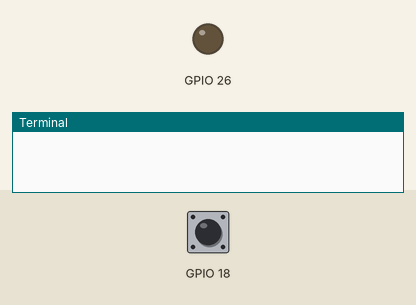
Recording of a program running on a simulated Raspberry Pi (BCM pin numbers). On the bench: output pins drawn as LEDs (lit = HIGH), the last lines printed to the terminal. The inputs (shaded band) are chosen by the test bench; at power-on: GPIO 18 HIGH. Sending an e-mail succeeds after 1 s.

Above: at 1.2 s.
1.3 s: GPIO 18 pulled LOW for 3.2 s
At 2.6 s:
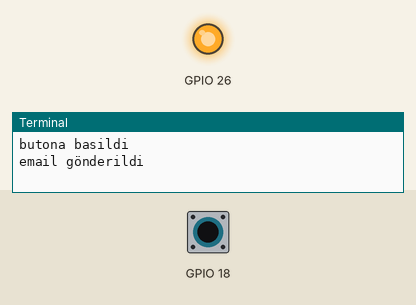
7.5 s: GPIO 18 pulled LOW for 0.15 s
At 9.7 s:
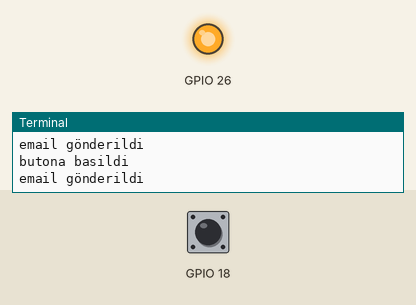
10.6 s: GPIO 18 pulled LOW for 1 s
At 14.8 s:
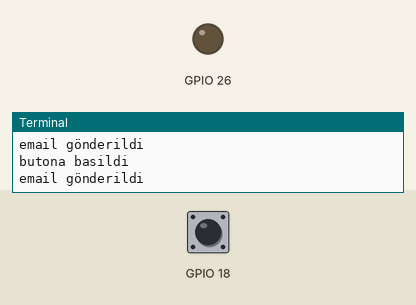
Timing chart, 0 to 16.3 s (numbered marks = the images above; inputs shaded):
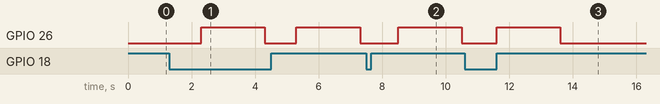

The program:

proje_final.py
```python
import RPi.GPIO as GPIO
from time import sleep
import smtplib
GPIO.setwarnings(False)
GPIO.setmode(GPIO.BCM)
GPIO.setup(26,GPIO.OUT)
GPIO.setup(18, GPIO.IN, pull_up_down=GPIO.PUD_UP)
GPIO.output(26,False)


while True:
    GPIO.output(26,False)


    try:

        while  GPIO.input(18) == True:
            continue


        if GPIO.input(18) == False:
            print("butona basildi")
                                                           # Hesap bilgilerimiz
            kullanici="gonderen mail"
            kullanici_sifresi = 'sifre'
            alici = 'alici mail'              # alıcının mail adresi
            konu = 'KAPI CALDI'
            msj = 'KAPIDA BIRI VAR'
                                                         # bilgileri bir metinde derledik
            email_text = """
            From: {}
            To: {}
            Subject: {}
            {}
            """ .format(kullanici,alici, konu, msj)

            server = smtplib.SMTP('smtp.gmail.com:587')   #servere bağlanmak için gerekli host ve portu belirttik
            server.starttls() #serveri TLS(bütün bağlantı şifreli olucak bilgiler korunucak) bağlantısı ile başlattık
            server.login(kullanici, kullanici_sifresi)   # Gmail SMTP server'ına giriş yaptık
            server.sendmail(kullanici, alici, email_text) # Mail'imizi gönderdik
            server.close()     # SMTP serverimizi kapattık
            print ('email gönderildi')
            GPIO.output(26,True)
            sleep(2)


    except:
        print("bir hata oluştu")
        sleep(0.1)
```

Measured:
- after the input at 1.3 s, GPIO 26: alternates HIGH for 2.0 s and LOW for 1.0 s, starting after 1.0 s
- after the input at 7.5 s, GPIO 26: LOW → HIGH after 1.0 s, → LOW 2.0 s later
- after the input at 10.6 s, GPIO 26: LOW → HIGH after 1.0 s, → LOW 2.0 s later
